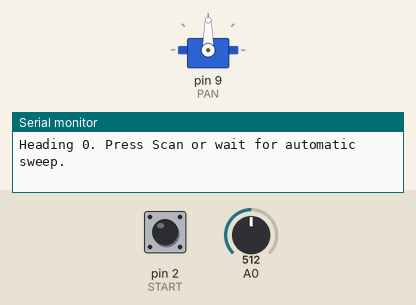
Recording of a sketch running on a simulated Arduino Uno, built with avr-gcc and run on an emulated ATmega328P. Parts: servo, the last lines printed to the serial monitor. The inputs (shaded band) are chosen by the test bench; at power-on: pin 2 (START) HIGH, A0 = 512.

Above: at 1.2 s.
1.3 s: pin 2 (START) pulled LOW for 0.15 s
At 1.78 s:
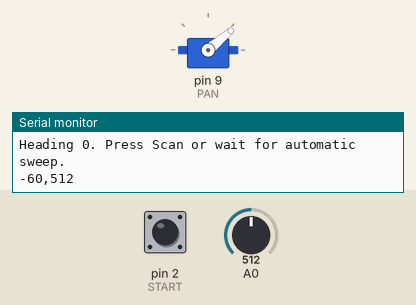
At 2.38 s:
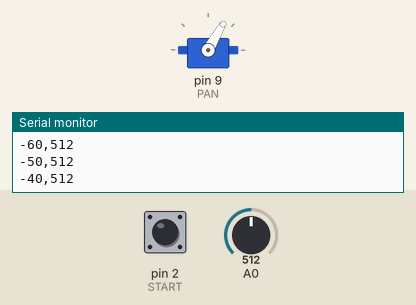
4.3 s: A0 set to 716
6.7 s: pin 2 (START) pulled LOW for 1 s
At 11.9 s:
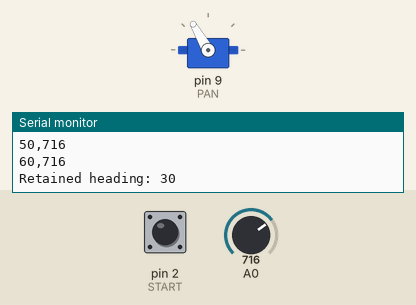
Timing chart, 0 to 13.4 s (numbered marks = the images above; inputs shaded):
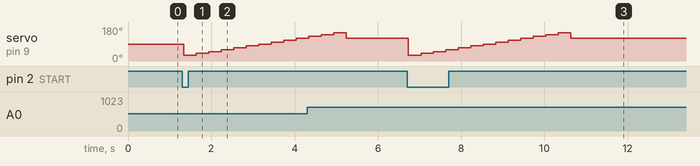

Measured:
- after the input at 1.3 s, servo on pin 9 (PAN): 90° → 30° at once, → 40° 0.30 s later, → 50° 0.30 s later, → 60° 0.30 s later, … (10 changes in this stretch)
- after the input at 6.7 s, servo on pin 9 (PAN): 120° → 30° at once, → 40° 0.30 s later, → 50° 0.30 s later, → 60° 0.30 s later, … (14 changes in this stretch)

The sketch:

automatic_solar_sweep.ino
```cpp
#include <Servo.h>

constexpr byte START = 2, PAN = 9;
constexpr int FIRST = -60, LAST = 60, INCREMENT = 10, DARK = 180;
constexpr unsigned long SETTLE_MS = 300, RESCAN_MS = 25000;
Servo panel;
enum State { IDLE, SCAN, RETURN };
State state = IDLE;
int heading = 0, retained = 0, bestHeading = 0, bestValue = 0;
unsigned long phaseAt = 0, lastScanAt = 0, changedAt = 0;
bool raw = false, stable = false;

void point(int target) {
  heading = target;
  panel.write(90 + heading);
}
void setup() {
  pinMode(START, INPUT_PULLUP);
  raw = stable = digitalRead(START) == LOW;
  Serial.begin(115200);
  panel.attach(PAN);
  point(0);
  Serial.println(F("Heading 0. Press Scan or wait for automatic sweep."));
}
void loop() {
  const unsigned long now = millis();
  const bool pressed = digitalRead(START) == LOW;
  if (pressed != raw) { raw = pressed; changedAt = now; }
  bool scanPressed = false;
  if (raw != stable && now - changedAt >= 35) {
    stable = raw;
    scanPressed = stable;
  }
  if (state == IDLE && (scanPressed || now - lastScanAt >= RESCAN_MS)) {
    bestValue = -1;
    point(FIRST);
    phaseAt = now;
    state = SCAN;
    return;
  }
  if (state == SCAN && now - phaseAt >= SETTLE_MS) {
    int sum = 0;
    for (byte i = 0; i < 8; ++i) sum += analogRead(A0);
    const int level = sum / 8;
    Serial.print(heading); Serial.print(','); Serial.println(level);
    if (level > bestValue || (level == bestValue && abs(heading-retained) < abs(bestHeading-retained))) {
      bestHeading = heading;
      bestValue = level;
    }
    if (heading < LAST) point(heading+INCREMENT);
    else {
      if (bestValue >= DARK) retained = bestHeading;
      else Serial.println(F("Dim sweep: preserving last retained heading."));
      point(retained);
      state = RETURN;
    }
    phaseAt = now;
  } else if (state == RETURN && now - phaseAt >= SETTLE_MS) {
    Serial.print(F("Retained heading: ")); Serial.println(retained);
    lastScanAt = now;
    state = IDLE;
  }
}
```
